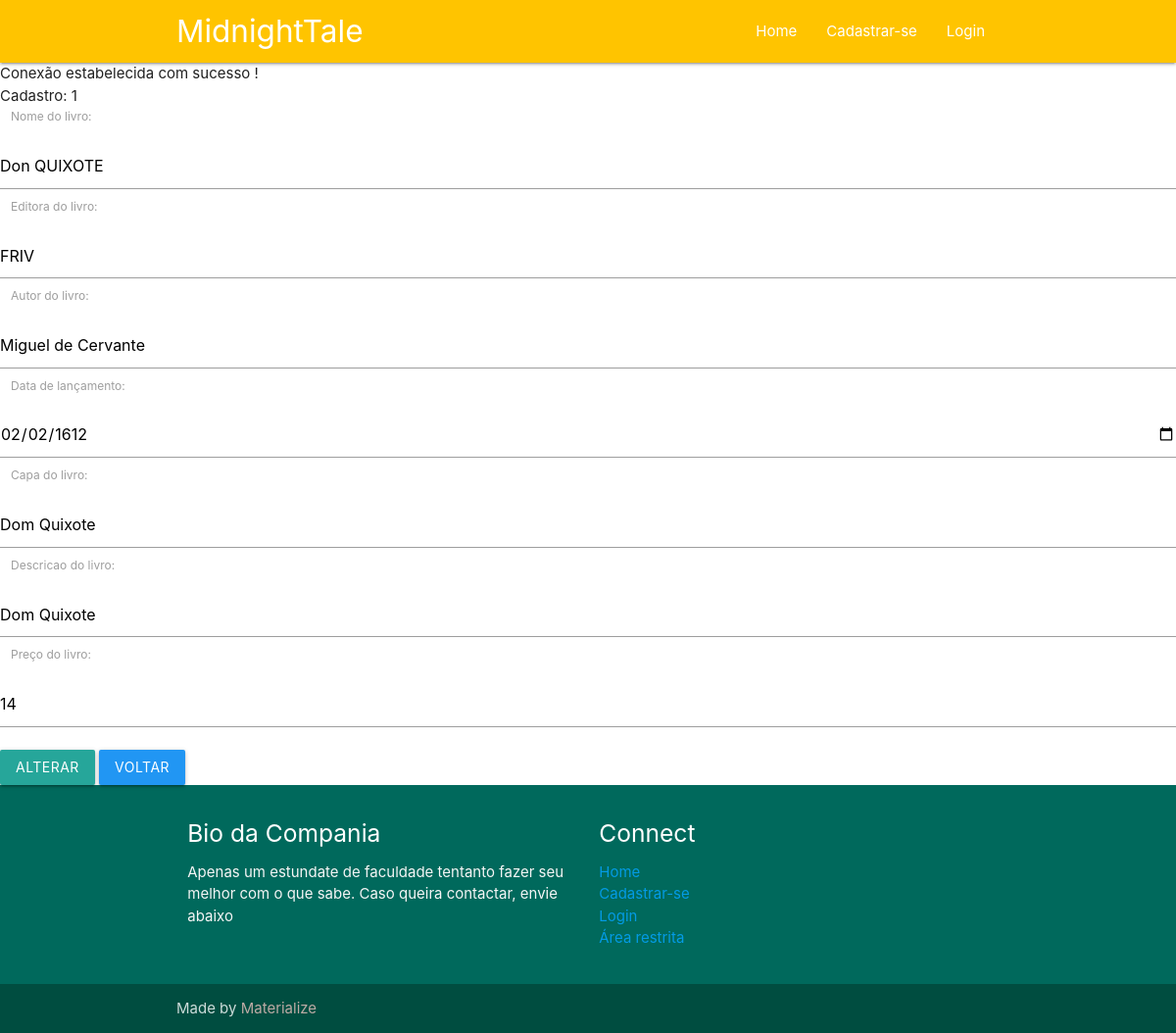
The app's page /alterar_livro_meu.php?id=1 with its own data.
### tables this page shows
CREATE TABLE `tb_livros` (
  `livroId` int(11) NOT NULL,
  `livroNome` varchar(30) NOT NULL,
  `livroEdi` varchar(30) NOT NULL,
  `livroAut` varchar(30) NOT NULL,
  `livroDataLan` varchar(30) NOT NULL,
  `livroImg` varchar(30) DEFAULT NULL,
  `livroDescr` varchar(30) DEFAULT NULL,
  `livroPrec` varchar(30) DEFAULT NULL
);

### alterar_livro_meu.php (the view, shortened to what this page needs)
<?php
include_once "cabecalho.php";
require_once "conf_meu.php";
$codigo = $_GET['id'];
$consulta = $conexao->prepare('SELECT * FROM tb_livros where livroId = :code');
$consulta->bindValue(':code', $codigo);
$consulta->execute();
$linha = $consulta->fetch(PDO::FETCH_ASSOC);
?>
<!DOCTYPE html>
<html lang="pt-br">
<head>
    <link rel="stylesheet" href="https://cdnjs.cloudflare.com/ajax/libs/materialize/1.0.0/css/materialize.min.css">
</head>
<body>
    <main>
    <?php echo "Cadastro: {$linha['livroId']}"; ?>
    <form action="alterar_livro_action_meu.php" method = "post">
            <div class="input-field col s12">
                <label for="lnome">Nome do livro: </label><br>
                <input type="text" name="txtnome" id="lnome" value="<?php echo "{$linha['livroNome']}"?>">
            </div>
            <div class=" input-field col s12">
                <label for="edit">Editora do livro: </label><br>
                <input type="text" name="txtedit" id="edit" value="<?php echo "{$linha['livroEdi']}"?>">
            </div>
            <div class=" input-field col s12">
                <label for="text">Autor do livro: </label><br>
                <input type="text" name="txtautor" id="autor" value="<?php echo "{$linha['livroAut']}"?>">
            </div>
            <div class=" input-field col s12">
                <label for="data">Data de lançamento: </label><br>
                <input type="date" name="txtdata" id="data" value="<?php echo "{$linha['livroDataLan']}"?>">
            </div>
            <div class=" input-field col s12">
                <label for="imge">Capa do livro: </label><br>
                <input type="text" name="txtimge" id="imge" value="<?php echo "{$linha['livroImg']}"?>">
            </div>
            <div class=" input-field col s12">
                <label for="descr">Descricao do livro: </label><br>
                <input type="text" name="txtdescr" id="descr" value="<?php echo "{$linha['livroDescr']}"?>">
            </div>
            <div class=" input-field col s12">
                <label for="descr">Preço do livro: </label><br>
                <input type="text" name="txtpreco" id="preco" value="<?php echo "{$linha['livroPrec']}"?>">
            </div>
         <button type=" submit" class="btn" name="btncadastro">Alterar </button>
         <a href="lista.php" class="btn blue">Voltar</a>
    </form>
    </main>
</body>
</html>
<?php
include_once "rodape.php"
?>

### records on screen
tb_livros: livroId "1", txtnome "Don QUIXOTE", txtedit "FRIV", txtautor "Miguel de Cervante", txtdata "02/02/1612", txtimge "Dom Quixote", txtdescr "Dom Quixote", txtpreco "14"
